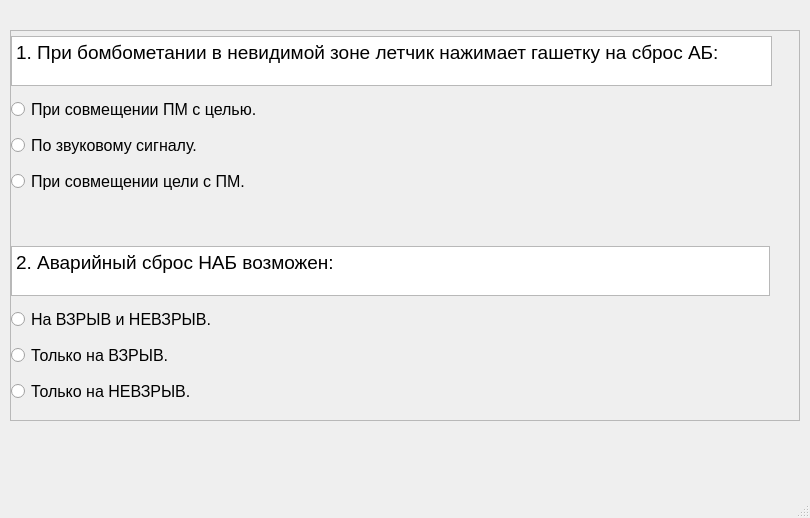
<?xml version="1.0" encoding="UTF-8"?>
<ui version="4.0">
 <class>MainWindow</class>
 <widget class="QMainWindow" name="MainWindow">
  <property name="geometry">
   <rect>
    <x>0</x>
    <y>0</y>
    <width>810</width>
    <height>518</height>
   </rect>
  </property>
  <property name="windowTitle">
   <string>MainWindow</string>
  </property>
  <widget class="QWidget" name="centralwidget">
   <widget class="QScrollArea" name="scrollArea">
    <property name="geometry">
     <rect>
      <x>10</x>
      <y>30</y>
      <width>790</width>
      <height>391</height>
     </rect>
    </property>
    <property name="widgetResizable">
     <bool>true</bool>
    </property>
    <widget class="QWidget" name="scrollAreaWidgetContents">
     <property name="geometry">
      <rect>
       <x>0</x>
       <y>0</y>
       <width>788</width>
       <height>389</height>
      </rect>
     </property>
     <widget class="QWidget" name="verticalLayoutWidget">
      <property name="geometry">
       <rect>
        <x>0</x>
        <y>0</y>
        <width>761</width>
        <height>171</height>
       </rect>
      </property>
      <layout class="QVBoxLayout" name="verticalLayout">
       <property name="sizeConstraint">
        <enum>QLayout::SetDefaultConstraint</enum>
       </property>
       <item>
        <widget class="QTextBrowser" name="textBrowser">
         <property name="maximumSize">
          <size>
           <width>779</width>
           <height>50</height>
          </size>
         </property>
         <property name="html">
          <string>&lt;!DOCTYPE HTML PUBLIC &quot;-//W3C//DTD HTML 4.0//EN&quot; &quot;http://www.w3.org/TR/REC-html40/strict.dtd&quot;&gt;
&lt;html&gt;&lt;head&gt;&lt;meta name=&quot;qrichtext&quot; content=&quot;1&quot; /&gt;&lt;style type=&quot;text/css&quot;&gt;
p, li { white-space: pre-wrap; }
&lt;/style&gt;&lt;/head&gt;&lt;body style=&quot; font-family:'MS Shell Dlg 2'; font-size:8.25pt; font-weight:400; font-style:normal;&quot;&gt;
&lt;p style=&quot; margin-top:12px; margin-bottom:12px; margin-left:0px; margin-right:0px; -qt-block-indent:0; text-indent:0px;&quot;&gt;&lt;span style=&quot; font-family:'Times New Roman,serif'; font-size:14pt;&quot;&gt;1. При бомбометании в невидимой зоне летчик нажимает гашетку на сброс АБ:&lt;/span&gt;&lt;span style=&quot; font-size:8pt;&quot;&gt; &lt;/span&gt;&lt;/p&gt;&lt;/body&gt;&lt;/html&gt;</string>
         </property>
        </widget>
       </item>
       <item>
        <widget class="QRadioButton" name="radioButton_2">
         <property name="font">
          <font>
           <pointsize>12</pointsize>
          </font>
         </property>
         <property name="text">
          <string>При совмещении ПМ с целью.</string>
         </property>
        </widget>
       </item>
       <item>
        <widget class="QRadioButton" name="radioButton">
         <property name="font">
          <font>
           <pointsize>12</pointsize>
          </font>
         </property>
         <property name="text">
          <string>По звуковому сигналу.</string>
         </property>
        </widget>
       </item>
       <item>
        <widget class="QRadioButton" name="radioButton_3">
         <property name="font">
          <font>
           <pointsize>12</pointsize>
          </font>
         </property>
         <property name="text">
          <string>При совмещении цели с ПМ.</string>
         </property>
        </widget>
       </item>
      </layout>
     </widget>
     <widget class="QWidget" name="verticalLayoutWidget_2">
      <property name="geometry">
       <rect>
        <x>0</x>
        <y>210</y>
        <width>761</width>
        <height>171</height>
       </rect>
      </property>
      <layout class="QVBoxLayout" name="verticalLayout_2">
       <item>
        <widget class="QTextBrowser" name="textBrowser_2">
         <property name="maximumSize">
          <size>
           <width>759</width>
           <height>50</height>
          </size>
         </property>
         <property name="html">
          <string>&lt;!DOCTYPE HTML PUBLIC &quot;-//W3C//DTD HTML 4.0//EN&quot; &quot;http://www.w3.org/TR/REC-html40/strict.dtd&quot;&gt;
&lt;html&gt;&lt;head&gt;&lt;meta name=&quot;qrichtext&quot; content=&quot;1&quot; /&gt;&lt;style type=&quot;text/css&quot;&gt;
p, li { white-space: pre-wrap; }
&lt;/style&gt;&lt;/head&gt;&lt;body style=&quot; font-family:'MS Shell Dlg 2'; font-size:8.25pt; font-weight:400; font-style:normal;&quot;&gt;
&lt;p style=&quot; margin-top:12px; margin-bottom:12px; margin-left:0px; margin-right:0px; -qt-block-indent:0; text-indent:0px;&quot;&gt;&lt;span style=&quot; font-family:'Times New Roman,serif'; font-size:14pt;&quot;&gt;2. Аварийный сброс НАБ возможен:&lt;/span&gt;&lt;span style=&quot; font-size:8pt;&quot;&gt; &lt;/span&gt;&lt;/p&gt;&lt;/body&gt;&lt;/html&gt;</string>
         </property>
        </widget>
       </item>
       <item>
        <widget class="QRadioButton" name="radioButton_4">
         <property name="font">
          <font>
           <pointsize>12</pointsize>
          </font>
         </property>
         <property name="text">
          <string>На ВЗРЫВ и НЕВЗРЫВ.</string>
         </property>
        </widget>
       </item>
       <item>
        <widget class="QRadioButton" name="radioButton_5">
         <property name="font">
          <font>
           <pointsize>12</pointsize>
          </font>
         </property>
         <property name="text">
          <string>Только на ВЗРЫВ.</string>
         </property>
        </widget>
       </item>
       <item>
        <widget class="QRadioButton" name="radioButton_6">
         <property name="font">
          <font>
           <pointsize>12</pointsize>
          </font>
         </property>
         <property name="text">
          <string>Только на НЕВЗРЫВ.</string>
         </property>
        </widget>
       </item>
      </layout>
     </widget>
    </widget>
   </widget>
  </widget>
  <widget class="QMenuBar" name="menubar">
   <property name="geometry">
    <rect>
     <x>0</x>
     <y>0</y>
     <width>810</width>
     <height>21</height>
    </rect>
   </property>
  </widget>
  <widget class="QStatusBar" name="statusbar"/>
 </widget>
 <resources/>
 <connections/>
</ui>
